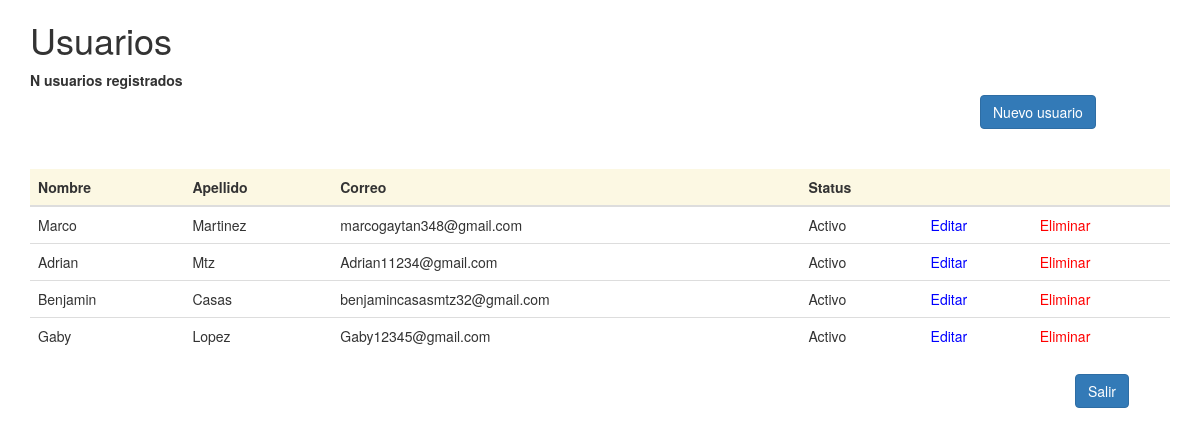
Page /tabla.php on the committed database.
### tables this page shows
CREATE TABLE `datos` (
  `ID_usr` int(11) NOT NULL,
  `Nombre_usr` varchar(100) NOT NULL,
  `Apellido_usr` varchar(100) NOT NULL,
  `Correo_usr` varchar(125) NOT NULL,
  `Status_usr` varchar(50) NOT NULL,
  `Observaciones_usr` varchar(255) NOT NULL
);

### tabla.php (the view, shortened to what this page needs)
<!DOCTYPE html>
<html>
<head>
		 <link rel="stylesheet" href="css/bootstrap.min.css">
		 <link rel="stylesheet" href="css/estilo_enlace.css">
</head>
<body>
						<div class="container">
							<h1>Usuarios</h1>
							<label class="Help-block">N usuarios registrados</label>
						</div>
						<div class="container">
							<div class="col-md-offset-10"><button class="btn btn-primary" type="button" onclick="window.open('index.php')">Nuevo usuario</button></div></div>
							<br>
							<br>
               				 <div class="container" id="main-container">
								<div class="table-responsive">
									<table  class="table table-hover">
												<thead>
													<tr class="warning">
														<th scope="col" colspan="1">Nombre</th>
														<th scope="col" colspan="1">Apellido</th>
														<th scope="col" colspan="1">Correo</th>
														<th scope="col" colspan="1">Status</th>
														<th scope="col" colspan="2"></th>
													</tr>
												</thead>
											<tbody>
									<?php
										include("conexion_BD.php");
										$query="SELECT * FROM datos";
										$resultado=$conex -> Query($query);
										while ($row=$resultado -> fetch_assoc()) {
										?>
											<tr>
												<td><?php echo $row['Nombre_usr']; ?></td>
												<td><?php echo $row['Apellido_usr']; ?></td>
												<td><?php echo $row['Correo_usr']; ?></td>
												<td><?php echo $row['Status_usr'];?></td>
												<td><a class="enlace1" href="Edit.php?id=<?php echo $row['ID_usr']; ?>">Editar</a></td>
												<td><a class="enlace2" href="Eli.php?id=<?php echo $row['ID_usr']; ?>">Eliminar</a></td>
											</tr>
									<?php
										}
									?>
											</tbody>
										</table>
								</div>
        			</div>
					<div class="container"><div class="col-md-offset-11"><button class="btn btn-primary" type="button" onclick="window.open('bienvenidos.html')">Salir</button></div></div>
	</body>
</html>

### css/estilo_enlace.css (style rules this page uses)
.enlace1 { color: blue; }
.enlace2 { color: red; }

### rows in the picture
datos: Nombre_usr "Marco", Apellido_usr "Martinez", Correo_usr "marcogaytan348@gmail.com", Status_usr "Activo"
datos: Nombre_usr "Adrian", Apellido_usr "Mtz", Correo_usr "Adrian11234@gmail.com", Status_usr "Activo"
datos: Nombre_usr "Benjamin", Apellido_usr "Casas", Correo_usr "benjamincasasmtz32@gmail.com", Status_usr "Activo"
datos: Nombre_usr "Gaby", Apellido_usr "Lopez", Correo_usr "Gaby12345@gmail.com", Status_usr "Activo"
